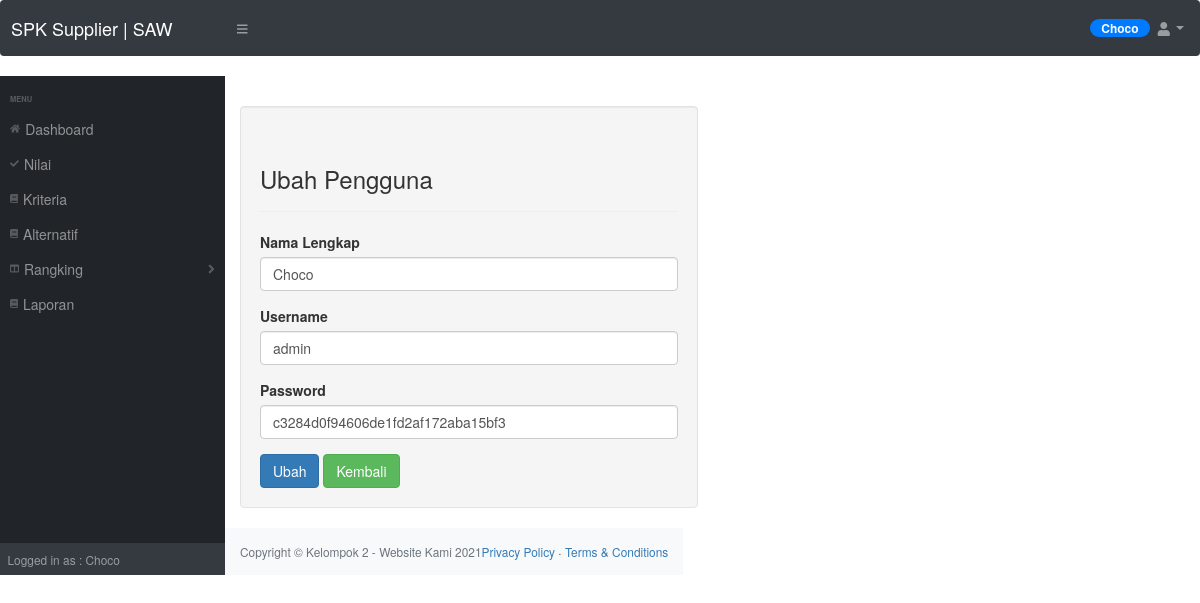
The page /dist/admin/user-ubah.php?id=1 (signed in) on the database its author committed.
### tables this page shows
CREATE TABLE `pengguna` (
  `id_pengguna` int(11) NOT NULL,
  `nama_lengkap` varchar(255) NOT NULL,
  `username` varchar(100) NOT NULL,
  `password` varchar(100) NOT NULL
);

### dist/controller/user.inc.php (called while the page is built, shortened)
<?php
class User{
	private $conn;
	private $table_name = "pengguna";
	public $id;
	public function __construct($db){
		$this->conn = $db;
	}
	function readOne(){
		$query = "SELECT * FROM " . $this->table_name . " WHERE id_pengguna=? LIMIT 0,1";
		$stmt = $this->conn->prepare( $query );
		$stmt->bindParam(1, $this->id);
		$stmt->execute();
		$row = $stmt->fetch(PDO::FETCH_ASSOC);
		$this->id = $row['id_pengguna'];
		$this->nl = $row['nama_lengkap'];
		$this->un = $row['username'];
		$this->pw = $row['password'];
	}
}
?>

### dist/admin/user-ubah.php (the view, shortened to what this page needs)
<?php
include_once '../include/head.php';
$id = isset($_GET['id']) ? $_GET['id'] : die('ERROR: missing ID.');
include_once '../controller/user.inc.php';
$eks = new User($db);
$eks->id = $id;
$eks->readOne();
?>
<div class="container mt-5">
        <div class="row">
          <div class="col-xs-12 col-sm-6 col-md-6">
		  <div class="well">
            <div class="page-header">
              <h3>Ubah Pengguna</h3>
            </div>
                <form method="post">
                  <div class="form-group">
                    <label for="nl">Nama Lengkap</label>
                    <input type="text" class="form-control" id="nl" name="nl" value="<?php echo $eks->nl; ?>">
                  </div>
                  <div class="form-group">
                    <label for="un">Username</label>
                    <input type="text" class="form-control" id="un" name="un" value="<?php echo $eks->un; ?>">
                  </div>
                  <div class="form-group">
                    <label for="pw">Password</label>
                    <input type="text" class="form-control" id="pw" name="pw" value="<?php echo $eks->pw; ?>">
                  </div>
                  <button type="submit" class="btn btn-primary">Ubah</button>
                  <button type="button" onclick="location.href='user.php'" class="btn btn-success">Kembali</button>
                </form>
          </div></div>
          <div class="col-xs-12 col-sm-3 col-md-3">
        </div>
        <?php
include_once '../include/footer.php';
?>
 </div>

### rows shown on the page
pengguna: nl "Choco", un "admin", pw "c3284d0f94606de1fd2af172aba15bf3"

### other values the page prints
$_SESSION['nama_lengkap'] "Choco"
